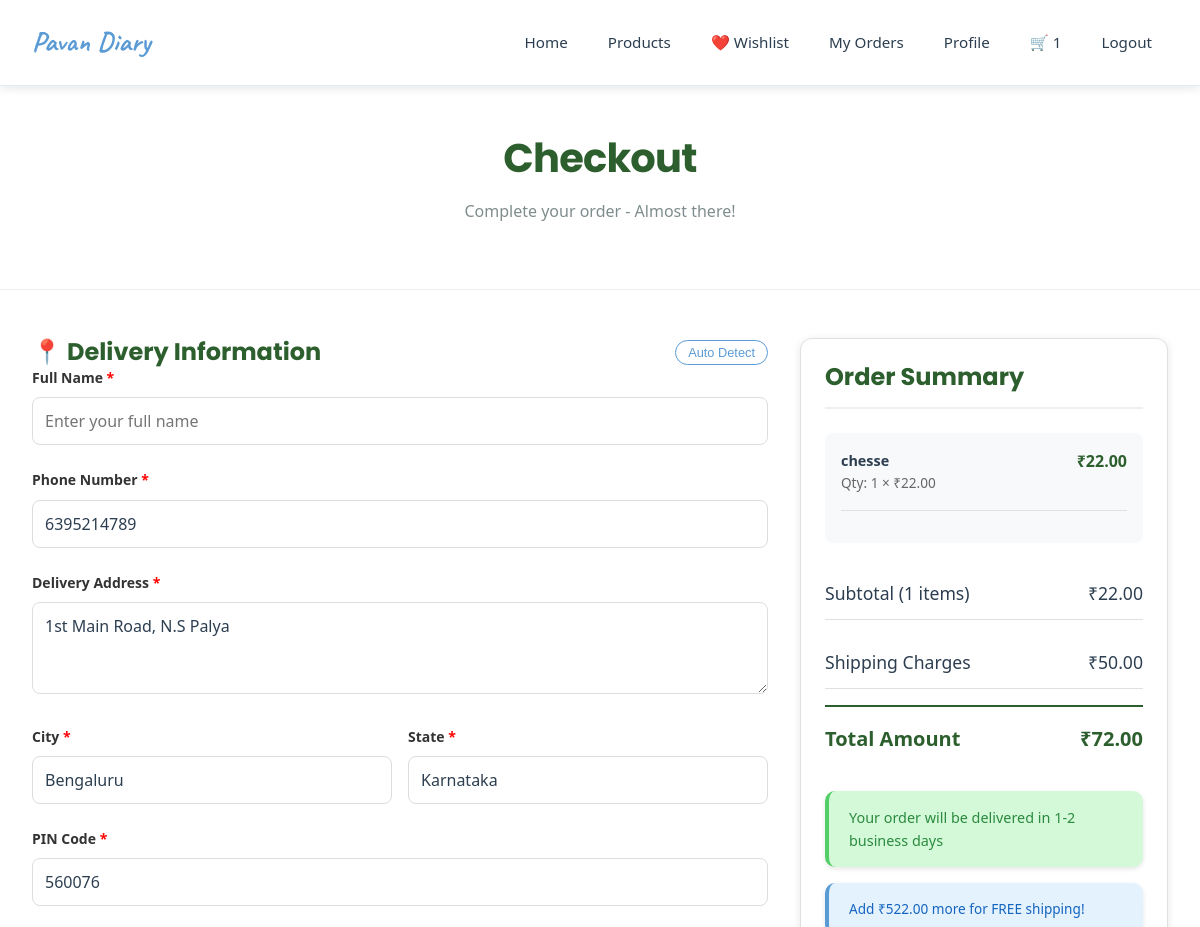
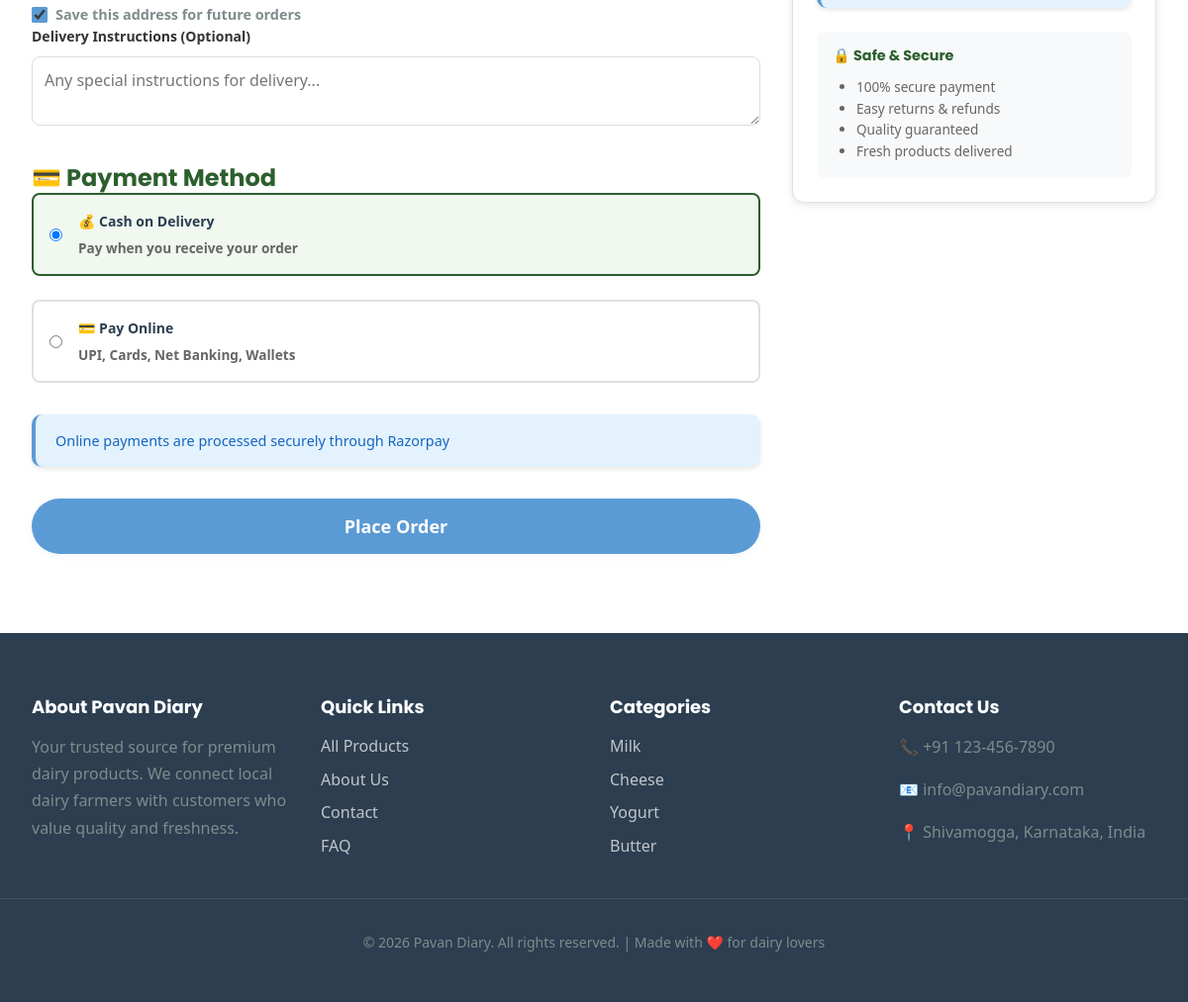
Page /checkout/ (signed in) on the committed database (2 pictures, top to bottom).
### users/models.py (models this page shows, shortened)
class User(AbstractUser):
    phone = models.CharField(max_length=15, blank=True)
    address = models.TextField(blank=True)
    city = models.CharField(max_length=100, blank=True)
    state = models.CharField(max_length=100, blank=True)
    pincode = models.CharField(max_length=10, blank=True)
    created_at = models.DateTimeField(auto_now_add=True)
    updated_at = models.DateTimeField(auto_now=True)
    groups = models.ManyToManyField(
        'auth.Group',
        related_name='custom_user_set',
        blank=True,
        help_text='The groups this user belongs to.',
        verbose_name='groups',
    )
    user_permissions = models.ManyToManyField(
        'auth.Permission',
        related_name='custom_user_set',
        blank=True,
        help_text='Specific permissions for this user.',
        verbose_name='user permissions',
    )
    class Meta:
        db_table = 'users'

### cart/models.py (models this page shows, shortened)
class CartItem(models.Model):
    user = models.ForeignKey(User, on_delete=models.CASCADE, related_name='cart_items')
    product = models.ForeignKey(Product, on_delete=models.CASCADE)
    quantity = models.IntegerField(default=1, validators=[MinValueValidator(1)])
    created_at = models.DateTimeField(auto_now_add=True)
    updated_at = models.DateTimeField(auto_now=True)
    class Meta:
        db_table = 'cart_items'
        unique_together = ['user', 'product']
    @property
    def subtotal(self):
        return self.quantity * self.product.price

### products/models.py (models this page shows, shortened)
class Product(models.Model):
    seller = models.ForeignKey(SellerProfile, on_delete=models.CASCADE, related_name='products')
    category = models.ForeignKey(Category, on_delete=models.SET_NULL, null=True, related_name='products')
    name = models.CharField(max_length=200)
    description = models.TextField()
    price = models.DecimalField(max_digits=10, decimal_places=2, validators=[MinValueValidator(0)])
    stock_quantity = models.IntegerField(default=0, validators=[MinValueValidator(0)])
    unit = models.CharField(max_length=50, default='piece')
    is_organic = models.BooleanField(default=False)
    expiry_days = models.IntegerField(help_text="Days until expiry from production")
    rating = models.DecimalField(max_digits=3, decimal_places=2, default=0.00,
                                validators=[MinValueValidator(0), MaxValueValidator(5)])
    is_active = models.BooleanField(default=True)
    created_at = models.DateTimeField(auto_now_add=True)
    updated_at = models.DateTimeField(auto_now=True)
    class Meta:
        db_table = 'products'
        ordering = ['-created_at']
    @property
    def is_in_stock(self):
        return self.stock_quantity > 0

### orders/views.py (the view, shortened to what this page needs)
# urls.py: path('checkout/', views.checkout, name='checkout'),
@login_required
def checkout(request):
    cart_items = CartItem.objects.filter(user=request.user).select_related(
        'product'
    ).prefetch_related('product__images')
    if not cart_items.exists():
        messages.warning(request, 'Your cart is empty')
        return redirect('product_list')
    stock_errors = []
    for item in cart_items:
        if not item.product.is_in_stock:
            stock_errors.append(f"{item.product.name} is out of stock")
        elif item.quantity > item.product.stock_quantity:
            stock_errors.append(f"Only {item.product.stock_quantity} units of {item.product.name} available")
    if stock_errors:
        for error in stock_errors:
            messages.error(request, error)
        return redirect('cart')
    subtotal = sum(item.subtotal for item in cart_items)
    shipping = Decimal('50.00') if subtotal < Decimal('500.00') else Decimal('0.00')
    total = subtotal + shipping
    context = {
        'cart_items': cart_items,
        'subtotal': subtotal,
        'shipping': shipping,
        'total': total,
    }
    return render(request, 'orders/checkout.html', context)

### cart/context_processors.py (called while the page is built)
def cart_count(request):
    if request.user.is_authenticated:
        from django.db.models import Sum
        result = CartItem.objects.filter(user=request.user).aggregate(total=Sum('quantity'))
        count = result['total'] or 0
    else:
        count = 0
    return {'cart_count': count}

### templates/orders/checkout.html (shortened to what this page needs)
{% extends 'core/base.html' %}
{% load static %}
{% block extra_css %}
    <link rel="stylesheet" href="{% static 'css/pages/checkout.css' %}?v=1">
{% endblock %}
{% block content %}
<div class="page-header">
    <h1>Checkout</h1>
    <p>Complete your order - Almost there!</p>
</div>
<div class="checkout-layout">
    <div>
        <form method="post">
            <div class="card">
                <div class="card-header">
                    <h3>📍 Delivery Information</h3>
                    <button type="button" class="btn-detect-location" id="detectLocationBtn" onclick="detectLocation()">
                         Auto Detect
                    </button>
                </div>
                <div class="card-body">
                    <div class="form-group">
                        <label>Full Name <span>*</span></label>
                        <input type="text" name="full_name" required value="{{ user.get_full_name }}" placeholder="Enter your full name">
                    </div>
                    <div class="form-group">
                        <label>Phone Number <span>*</span></label>
                        <input type="tel" name="phone" required value="{{ user.phone }}" placeholder="+91 98765 43210">
                    </div>
                    <div class="form-group">
                        <label>Delivery Address <span>*</span></label>
                        <textarea name="address" id="addressField" rows="3" required placeholder="House/Flat No., Street, Landmark">{{ user.address }}</textarea>
                    </div>
                    <div class="form-row">
                        <div class="form-group">
                            <label>City <span>*</span></label>
                            <input type="text" name="city" id="cityField" required value="{{ user.city|default:'' }}" placeholder="City">
                        </div>
                        <div class="form-group">
                            <label>State <span>*</span></label>
                            <input type="text" name="state" id="stateField" required value="{{ user.state|default:'' }}" placeholder="State">
                        </div>
                    </div>
                    <div class="form-group">
                        <label>PIN Code <span>*</span></label>
                        <input type="text" name="pincode" id="pincodeField" required value="{{ user.pincode|default:'' }}" placeholder="577201">
                    </div>
                    <div class="form-check" style="margin-top: 1rem;">
                        <input type="checkbox" name="save_address" id="saveAddress" checked>
                        <label for="saveAddress">Save this address for future orders</label>
                    </div>
                    <div class="form-group">
                        <label>Delivery Instructions (Optional)</label>
                        <textarea name="notes" rows="2" placeholder="Any special instructions for delivery..."></textarea>
                    </div>
                </div>
            </div>
            <div class="card">
                <div class="card-header">
                    <h3>💳 Payment Method</h3>
                </div>
                <div class="card-body">
                    <div class="payment-methods-grid">
                        <label class="payment-option">
                            <input type="radio" name="payment_method" value="COD" checked>
                            <div>
                                <div class="payment-option-title">💰 Cash on Delivery</div>
                                <div class="payment-option-desc">Pay when you receive your order</div>
                            </div>
                        </label>
                        <label class="payment-option">
                            <input type="radio" name="payment_method" value="Online">
                            <div>
                                <div class="payment-option-title">💳 Pay Online</div>
                                <div class="payment-option-desc">UPI, Cards, Net Banking, Wallets</div>
                            </div>
                        </label>
                    </div>
                    <div class="alert alert-info payment-info-alert">
                         Online payments are processed securely through Razorpay
                    </div>
                </div>
            </div>
            <button type="submit" class="btn btn-success btn-lg btn-place-order">
                 Place Order
            </button>
        </form>
    </div>
    <div>
        <div class="cart-summary">
            <h3>Order Summary</h3>
            <div class="summary-items-list">
                {% for item in cart_items %}
                <div class="summary-item">
                    <div>
                        <div class="summary-item-name">{{ item.product.name }}</div>
                        <div class="summary-item-qty">Qty: {{ item.quantity }} × ₹{{ item.product.price }}</div>
                    </div>
                    <div class="summary-item-price">₹{{ item.subtotal|floatformat:2 }}</div>
                </div>
                {% endfor %}
            </div>
            <div class="cart-summary-row">
                <span>Subtotal ({{ cart_items.count }} items)</span>
                <span>₹{{ subtotal|floatformat:2 }}</span>
            </div>
            <div class="cart-summary-row">
                <span>Shipping Charges</span>
                <span>{% if shipping == 0 %}FREE{% else %}₹{{ shipping|floatformat:2 }}{% endif %}</span>
            </div>
            <div class="cart-summary-row total">
                <span>Total Amount</span>
                <span>₹{{ total|floatformat:2 }}</span>
            </div>
            <div class="alert alert-success delivery-alert">
                 Your order will be delivered in 1-2 business days
            </div>
            {% if subtotal < 500 %}
            <div class="alert alert-info shipping-alert">
                 Add ₹{{ 500|add:subtotal|floatformat:2|slice:"-6:" }} more for FREE shipping!
            </div>
            {% endif %}
            <div class="secure-badge">
                <h4>🔒 Safe & Secure</h4>
                <ul>
                    <li>100% secure payment</li>
                    <li>Easy returns & refunds</li>
                    <li>Quality guaranteed</li>
                    <li>Fresh products delivered</li>
                </ul>
            </div>
        </div>
    </div>
</div>
{% endblock %}

### static/css/main.css (style rules this page uses)
:root { --primary: #5B9BD5; --primary-dark: #4A7FB8; --primary-light: #A8D0F0; --secondary: #FFD966; --secondary-hover: #FFC933; --secondary-light: #FFE699; --accent: #70C7BA; --accent-light: #A8E6DC; --success: #70C7BA; --danger: #E57373; --warning: #FFD966; --info: #5B9BD5; --bg-body: #FFFFFF; --bg-surface: #FFFFFF; --bg-hover: #F8F9FA; --text-main: #2C3E50; --text-muted: #7F8C8D; --border-color: #E3EDF7; --shadow-sm: 0 2px 8px rgba(91, 155, 213, 0.08); --shadow-md: 0 4px 12px rgba(91, 155, 213, 0.12); --shadow-lg: 0 8px 24px rgba(91, 155, 213, 0.15); --shadow-xl: 0 12px 32px rgba(91, 155, 213, 0.18); --radius-sm: 8px; --radius-md: 12px; --radius-lg: 16px; --radius-xl: 24px; --radius-full: 9999px; --transition-fast: 0.15s ease; --transition-smooth: 0.3s cubic-bezier(0.4, 0, 0.2, 1); }
* { margin: 0; padding: 0; box-sizing: border-box; }
html { scroll-behavior: smooth; font-size: 16px; }
body { font-family: 'Poppins', -apple-system, BlinkMacSystemFont, 'Segoe UI', sans-serif; line-height: 1.6; color: var(--text-main); background-color: var(--bg-body); -webkit-font-smoothing: antialiased; -moz-osx-font-smoothing: grayscale; }
h1, h2, h3, h4, h5, h6 { font-family: 'Poppins', sans-serif; font-weight: 700; line-height: 1.2; margin-bottom: 1rem; color: var(--text-main); }
h1 { font-size: 2.5rem; letter-spacing: -0.02em; }
h3 { font-size: 1.5rem; }
h4 { font-size: 1.25rem; }
p { margin-bottom: 1rem; color: var(--text-muted); line-height: 1.7; }
.btn { display: inline-flex; align-items: center; justify-content: center; padding: 0.75rem 2rem; background: var(--primary); color: white; border-radius: var(--radius-full); font-weight: 600; border: none; cursor: pointer; transition: var(--transition-smooth); box-shadow: var(--shadow-sm); font-family: inherit; text-decoration: none; font-size: 0.95rem; }
.btn-lg { padding: 1rem 2.5rem; font-size: 1.125rem; }
.form-group { margin-bottom: 1.5rem; }
label { display: block; margin-bottom: 0.5rem; font-weight: 600; color: var(--text-main); font-size: 0.875rem; }
input[type="text"], input[type="email"], input[type="password"], input[type="number"], input[type="tel"], textarea, select { width: 100%; padding: 0.875rem 1rem; border: 1px solid var(--border-color); border-radius: var(--radius-md); font-size: 1rem; font-family: inherit; transition: var(--transition-fast); background: var(--bg-surface); color: var(--text-main); }
.alert { padding: 1rem 1.25rem; border-radius: var(--radius-md); margin-bottom: 1rem; font-weight: 500; border-left: 4px solid; }
.alert-success { background: #E8F8F5; color: #0E6655; border-color: var(--success); }
.alert-info { background: #E3F2FD; color: #1565C0; border-color: var(--info); }

### static/css/components.css (style rules this page uses)
.cart-summary { background: white; border-radius: var(--border-radius-lg); padding: 2rem; box-shadow: var(--shadow); position: sticky; top: 100px; }
.cart-summary h3 { margin-bottom: 1.5rem; padding-bottom: 1rem; border-bottom: 2px solid var(--gray-light); }
.cart-summary-row { display: flex; justify-content: space-between; margin-bottom: 1rem; font-size: 1.1rem; }
.cart-summary-row.total { font-size: 1.5rem; font-weight: bold; color: var(--primary); padding-top: 1rem; border-top: 2px solid var(--gray-light); margin-top: 1rem; }
.form-group { margin-bottom: 1.5rem; }
.form-group label { display: block; margin-bottom: 0.5rem; font-weight: 500; color: #2c3e50; }
.form-group input { width: 100%; padding: 0.75rem; border: 2px solid #e0e0e0; border-radius: 8px; font-size: 1rem; transition: all 0.3s; }
.form-row { display: grid; grid-template-columns: 1fr 1fr; gap: 1rem; }
.form-group input, .form-group textarea { width: 100%; padding: 0.75rem; border: 2px solid #e0e0e0; border-radius: 8px; font-size: 1rem; transition: all 0.3s; }
* { margin: 0; padding: 0; box-sizing: border-box; }
body { font-family: 'Segoe UI', Tahoma, Geneva, Verdana, sans-serif; background: #FFFFFF; min-height: 100vh; }
.alert { padding: 15px 20px; border-radius: 10px; margin-bottom: 10px; box-shadow: 0 2px 5px rgba(0, 0, 0, 0.1); animation: slideDown 0.3s ease-out; }
.alert-success { background: #d3f9d8; color: #2b8a3e; border-left: 4px solid #51cf66; }
.cart-summary { background: white; border-radius: 15px; padding: 30px; box-shadow: 0 5px 15px rgba(0, 0, 0, 0.08); height: fit-content; position: sticky; top: 20px; }
.cart-summary h3 { font-size: 1.8em; color: #333; margin-bottom: 25px; padding-bottom: 15px; border-bottom: 2px solid #f0f0f0; }

### rows in the picture
User: phone "6395214789", address "1st Main Road, N.S Palya", city "Bengaluru", state "Karnataka", pincode "560076"
CartItem: product.name "chesse", quantity "1", product.price "22.00", subtotal "22.00"

### other values in the picture
{{ cart_count }} "1"
{{ cart_items.count }} "1"
{{ subtotal|floatformat:2 }} "22.00"
{{ shipping|floatformat:2 }} "50.00"
{{ total|floatformat:2 }} "72.00"
{{ 500|add:subtotal|floatformat:2|slice:"-6:" }} "522.00"
